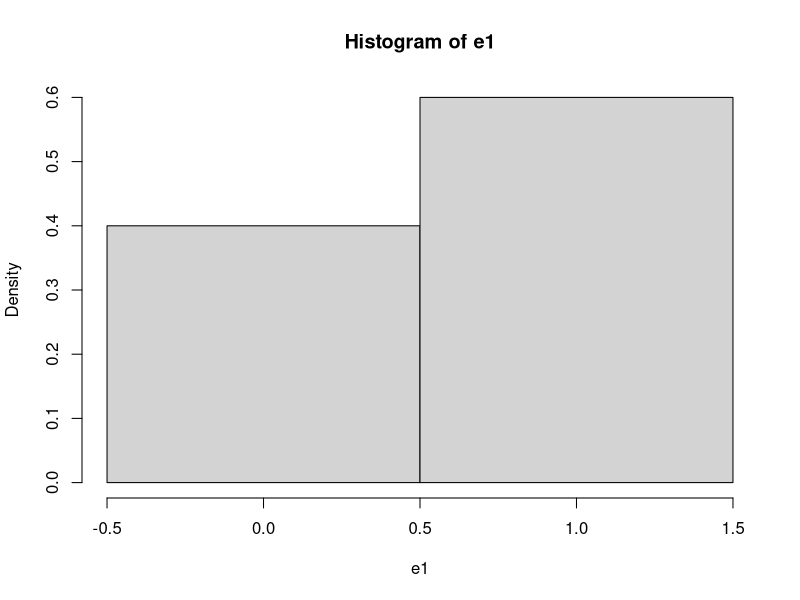
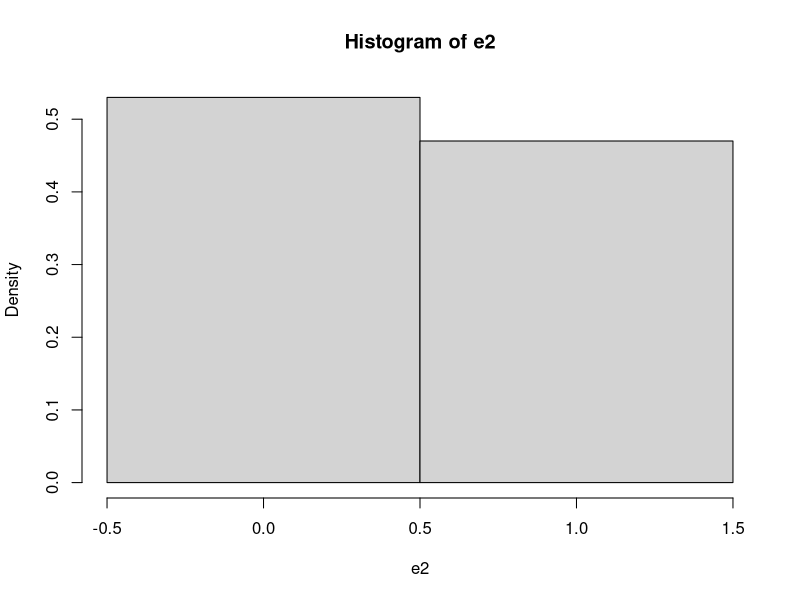
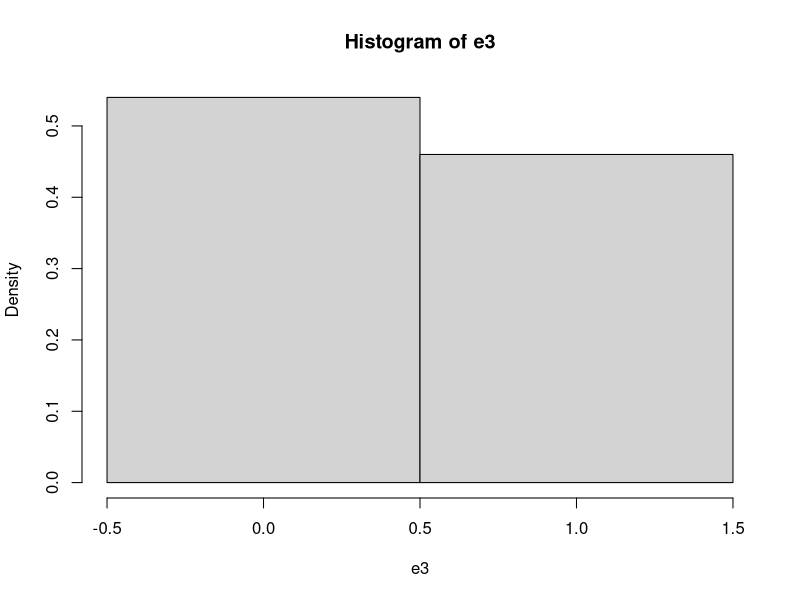
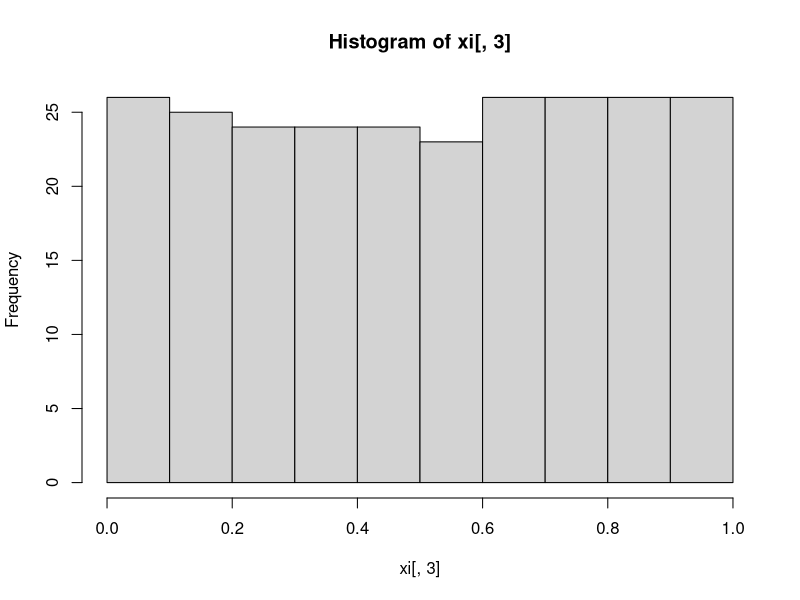
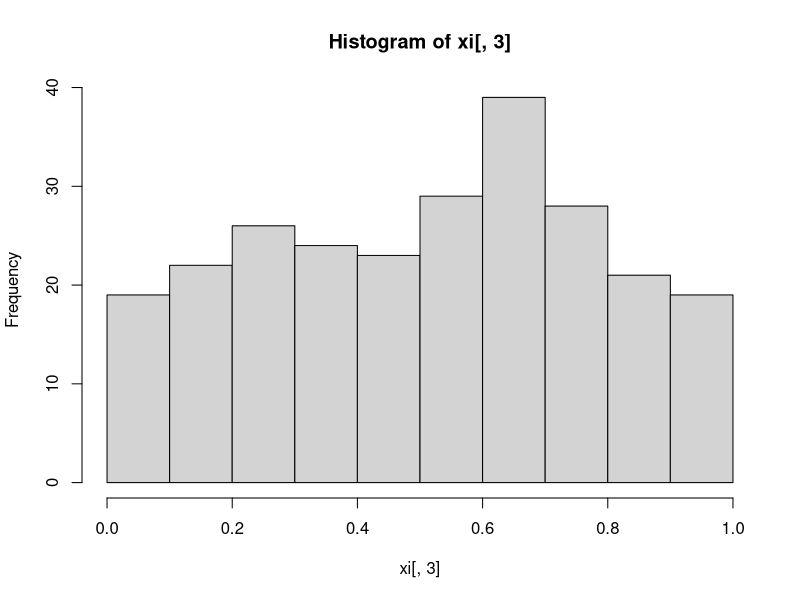
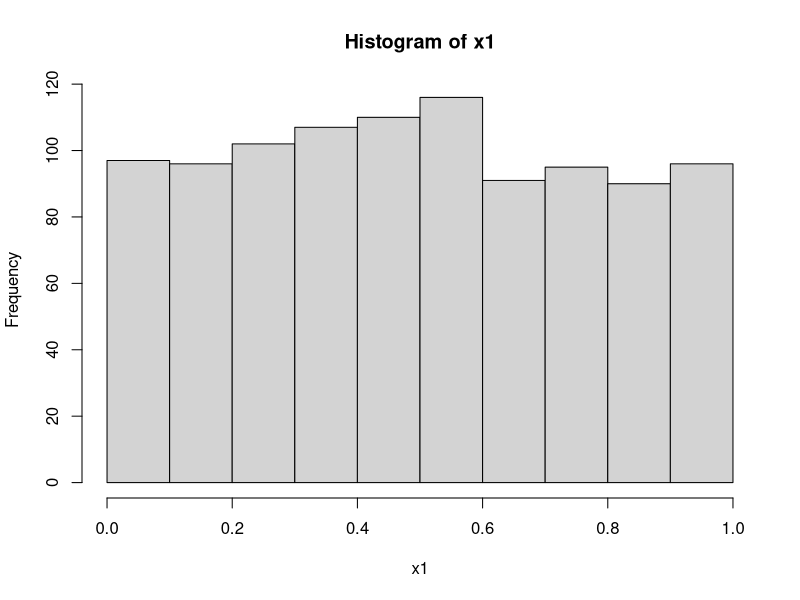

Recreate these plots in R, in order. (Note: this script raises an error after producing the figures.)
## ---- chunk 1
#                      -=( Install & Load Package Function )=-
install_load <- function (package1, ...)  {   

   # convert arguments to vector
   packages <- c(package1, ...)

   # start loop to determine if each package is installed
   for(package in packages){

       # if package is installed locally, load
       if(package %in% rownames(installed.packages()))
          do.call('library', list(package))

       # if package is not installed locally, download, then load
       else {
          install.packages(package)
          do.call("library", list(package))
       }
   } 
}

install_load("MASS")

path <- function() gsub  ( "\\\\",  "/",  readClipboard ()  )
#Copy path, Panggil function di console
#Copy r path, paste ke var yang diinginkan
## ---- chunk 2
require("knitr")
opts_knit$set(root.dir = "C:/Users/Fathan/Documents/Obsidian Vault/2. Kuliah/Smt 6/1. Metode Simulasi dan Resampling")
## ---- chunk 3
FlipCoin <- function(n) sample(0:1, n, rep=T) 
n <- 10
e1 <- FlipCoin(n) 
e1 
## ---- chunk 4
cat("Banyaknya tail :", sum(e1==0), "dan Peluangnya :", sum(e1==0)/n,
    "\nBanyaknya head :", sum(e1==1), "dan Peluangnya :", sum(e1==1)/n)
## ---- chunk 5
hist(e1,breaks=c(-0.5, 0.5, 1.5), prob=T) 
## ---- chunk 6
#Menggunakan function sebelumnya
n <- 28 
gb <- FlipCoin(n)
gb

g = 0; b=0; B=0
for(i in 1:n){
  if(gb[i] == 1){
    g <- g+1
    b <- 0
  } else{
    b <- b+1
  }
  
  if(b==4){
    B <- B+1
    b <- 0
  }
}

cat("Banyaknya anak perempuan :", g,
    "\nBanyaknya 4 anak tanpa perempuan :", B, 
    "\nPeluangnya :", g/(g+B))
## ---- chunk 7
RollDie <- function(n) sample(1:6, n, rep=T)
n <- 50
d1 <- RollDie(n)
d1
## ---- chunk 8
cat("Banyaknya tail :", sum(d1==3), "dan Frekuensi Relatifnya :", sum(d1==3)/n)
## ---- chunk 9
n <- 100
e2 <- FlipCoin(n) 
cat("Banyaknya tail :", sum(e2==0), "dan Frekuensi Relatifnya :", sum(e2==0)/n,
    "\nBanyaknya head :", sum(e2==1), "dan Frekuensi Relatifnya :", sum(e2==1)/n)
## ---- chunk 10
hist(e2, breaks=c(-0.5, 0.5, 1.5), prob=T)
## ---- chunk 11
n <- 500
e3 <- FlipCoin(n) 
cat("Banyaknya tail :", sum(e3==0), "dan Peluangnya :", sum(e3==0)/n,
    "\nBanyaknya head :", sum(e3==1), "dan Peluangnya :", sum(e3==1)/n)
## ---- chunk 12
hist(e3, breaks=c(-0.5, 0.5, 1.5), prob=T)
## ---- chunk 13
Dice <- function(n){
  d <- RollDie(n)
  rolls <- numeric(0)
  for(i in 1:6) rolls = c(rolls, sum(d==i)/n)
return(rolls)
}

RollingDice <- data.frame(
  rolls.200 = Dice(200),
  rolls.1000 = Dice(1000)
) 
rownames(RollingDice) <- paste0("RF.", 1:6)
print(RollingDice)
## ---- chunk 14
x0 <-78 
n <- 250
a <- 1598
b <- 17
m <- 1000

xi <- matrix (NA , n, 3 )
colnames (xi) <-c( "aX(i-1)+b", "Xi", "Ui") 
for  (i in 1 :n){
  xi[i,1] <- (a * x0 + b) 
  xi[i,2] <- xi[i, 1]%%m 
  xi[i,3] <- xi[i, 2]/m 
  x0 <- xi[i,2]
}
hist(xi[,3])

cbind("i"=1:20,    "Xi"=xi[1:20,2], 
      "i"=101:120, "Xi"=xi[101:120,2], 
      "i"=201:220, "Xi"=xi[201:220,2])
## ---- chunk 15
x0 <-73 
n <- 250
a <- 17
b <- 7
m <- 1024

xi <- matrix (NA , n, 3 )
colnames (xi) <-c( "aX(i-1)+b", "Xi", "Ui") 
for  (i in 1 :n){
  xi[i,1] <- (a * x0 + b) 
  xi[i,2] <- xi[i, 1]%%m 
  xi[i,3] <- xi[i, 2]/m 
  x0 <- xi[i,2]
}
hist(xi[,3])

cbind("i"=1:20,    "Xi"=xi[1:20,2], 
      "i"=101:120, "Xi"=xi[101:120,2], 
      "i"=201:220, "Xi"=xi[201:220,2])
## ---- chunk 16
n <- 1000
x1 <- 0.9
for(i in 2:n) x1[i] <- (pi + x1[i-1])^5%%1

hist(x1)

cbind("i"=1:20,    "Xi"=xi[1:20,2], 
      "i"=101:120, "Xi"=xi[101:120,2], 
      "i"=201:220, "Xi"=xi[201:220,2])
## ---- chunk 17
install_load('readxl','dplyr','kableExtra','DT')
raw.data <- read_xlsx("Data pert 2.xlsx")
data <- raw.data
## ---- chunk 18
i <- 1000
p <- .65
X <- runif(i)
Y <- NULL
for (z in 1:i) ifelse (X[z] <= p, Y[z] <- 1, Y[z] <- 0)
(tabel <- table(Y)/length(Y))
barplot(tabel, main="Bernoulli")

i <- 1000
p <- .65
X <- runif(i)
Y <- (X <= p)+0
(tabel <- table(Y)/length(Y))
barplot(tabel, main="Bernoulli")
## ---- chunk 19
i <- 1000 
N <- 4
X <- runif(i) 
DU <- NULL
for (z in 1:i){
  if (X[z]<=1/N) DU[z]<-1
    else if (X[z]<=2/N) DU[z]<-2  
    else if (X[z]<=3/N) DU[z]<-3
  else DU[z] <- 4 
}
(tabel <- table(DU)/length(DU)) 
barplot(tabel, main="Seragam Diskret")


i <- 1000 
N <- 4
X <- runif(i)
DU <- as.numeric(cut(X, breaks=c(0, 1/N, 2/N, 3/N, 1),  
include.lowest = T))
(tabel <- table(DU)/length(DU)) 
barplot(tabel, main="Seragam Diskret")
i <- 1000  
N <- 4
X <- runif(i)
DU <- 1 +floor(N*X)
(tabel <- table(DU)/length(DU))  
barplot(tabel, main="Seragam Diskret")
## ---- chunk 20
#Binomial (5,0.65) 
i <- 1000
n <- 5  
p <- .65
Binom <- NULL  
for (z in 1:i){
  m <- 0
  for (k in 1:n){
    y <- (runif(1) <= p) +0  
    m <- m+y
  }
  Binom[z] <- m 
}
(tabel <- table(Binom)/length(Binom))  
barplot(tabel, main="Binomial")

#Binomial (3,0.5)  
i <- 1000
X <- runif(i)
Binom <- as.numeric(cut(X, breaks=c(0, 1/8, 4/8, 7/8, 1),  
include.lowest = T)) -1
(tabel <- table(Binom)/length(Binom)) 
barplot(tabel, main="Binomial")
## ---- chunk 21
set.seed(123)
geom <- rgeom(1000, prob = 0.2)

cat("Geometric Distribution (p = 0.2):\n")
head(geom)
hist(geom)
## ---- chunk 22
nbinom <- rnbinom(1000, size = 5, prob = 0.3)

cat("\nNegative Binomial Distribution (size = 5, prob = 0.3):\n")
head(nbinom)
hist(nbinom)
## ---- chunk 23
i <- 1000
lambda <- 3 
U <- runif(i)
X <- -log(U)/lambda  
hist(X)
## ---- chunk 24
#Gamma(α=5,β=3)  
i <- 1000
lambda <- 3 
alpha <- 5
U <- log(runif(i*alpha))  
Um <- matrix(U, i)
Y <- apply(Um, 1, sum) 
Gama <- -Y/lambda  
hist(Gama)
## ---- chunk 25
#chi-square(10)  
i <- 1000
lambda <- 2 
alpha <- 5
U <- log(runif(i*alpha))  
Um <- matrix(U, i)
Y <- apply(Um, 1, sum) 
chi <- -Y/lambda  
hist(chi)

#chi-square(11)  
i <- 1000
lambda <- 2 
alpha <- 5
U <- log(runif(i*alpha))  
Um <- matrix(U, i)
Y <- apply(Um, 1, sum) 
chi <- -Y/lambda
chi <- chi +(rnorm(i))^2  
hist(chi)
## ---- chunk 26
#Poisson(1) melalui ekponensial  
i <- 1000
lambda <- 1  
K <- NULL
for (z in 1:i){ 
  sk <- 0  
  k <- 0
  while (sk<=1){
    u <- runif(1)
    y <- -log(u)/lambda 
    sk <- y+sk
    k <- k+1 
  }
  K[z] <- k-1 
}
(tabel <- table(K)/length(K)) 
barplot(tabel)

#Poisson(1) melalui seragam  
i <- 1000
lambda <- 1  
K <- NULL
for (z in 1:i){ 
  k <- 0
  sk <- 1
  while(sk >= exp(-lambda)){  
    u <- runif(1)
    sk <- sk*u 
    k <- k+1
  } 
  K[z] <- k
}
(tabel <- table(K)/length(K)) 
barplot(tabel)
## ---- chunk 27
#Membangkitkan Data Gamma(5,1) 
set.seed(123)
X=rgamma(100,5,scale = 1) 
head(X)
plot(density(X))
## ---- chunk 28
set.seed(15)
k<-1000 # ulangan

n<-10 #banyak sampel
x11<-matrix(rnorm(n*k),k) #bangkitkan sampel
hist(x11)
x11<-apply(x11,1,mean) #simpan rataan
hist(x11, main = "Sebaran Percontohan Normal 10 Sampel")
mean(x11); var(x11)
## ---- chunk 29
set.seed(15)
k<-1000 # ulangan

n<-30 #banyak sampel
x12<-matrix(rnorm(n*k),k) #bangkitkan sampel
hist(x12)

x12<-apply(x12,1,mean) #simpan rataan
hist(x12, main = "Sebaran Percontohan Normal 30 Sampel")
mean(x12); var(x12)
## ---- chunk 30
set.seed(15)
k<-1000 # ulangan

n<-100 #banyak sampel
x13<-matrix(rnorm(n*k),k) #bangkitkan sampel
hist(x13)
x13<-apply(x13,1,mean) #simpan rataan
hist(x13, main = "Sebaran Percontohan Normal 100 Sampel")
mean(x13); var(x13)
## ---- chunk 31
set.seed(15)
k<-1000 # ulangan

n<-10 #banyak sampel
x21<-matrix(rexp(n*k),k) #bangkitkan sampel
hist(x21)

x21<-apply(x21,1,mean) #simpan rataan
hist(x21, main = "Sebaran Percontohan Eksponensial 10 Sampel")
mean(x21); var(x21)
## ---- chunk 32
set.seed(15)
k<-1000 # ulangan

n<-30 #banyak sampel
x22<-matrix(rexp(n*k),k) #bangkitkan sampel
hist(x22)
x22<-apply(x22,1,mean) #simpan rataan
hist(x22, main = "Sebaran Percontohan Eksponensial 30 Sampel") 
mean(x22); var(x22)
## ---- chunk 33
set.seed(15)
k<-1000 # ulangan

n<-100 #banyak sampel
x23<-matrix(rexp(n*k),k) #bangkitkan sampel
hist(x23)
x23<-apply(x23,1,mean) #simpan rataan
hist(x23, main = "Sebaran Percontohan Eksponensial 100 Sampel")
mean(x23); var(x23)
## ---- chunk 34
set.seed(15)
k<-1000 # ulangan

n<-10 #banyak sampel
x31<-matrix(runif(n*k),k) #bangkitkan sampel
hist(x31)
x31<-apply(x31,1,mean) #simpan rataan
hist(x31, main = "Sebaran Percontohan Seragam 10 Sampel")
mean(x31); var(x31)
## ---- chunk 35
set.seed(15)
k<-1000 # ulangans

n<-30 #banyak sampel
x32<-matrix(runif(n*k),k) #bangkitkan sampel
hist(x32)
x32<-apply(x32,1,mean) #simpan rataan
hist(x32, main = "Sebaran Percontohan Seragam 30 Sampel")
mean(x32); var(x32)
## ---- chunk 36
set.seed(15)
k<-1000 # ulangan

n<-100 #banyak sampel
x33<-matrix(runif(n*k),k) #bangkitkan sampel
hist(x33)
x33<-apply(x33,1,mean) #simpan rataan
hist(x33, main = "Sebaran Percontohan Seragam 100 Sampel")
mean(x33); var(x33)
## ---- chunk 37
par(mfrow=c(3,3))
hist(x11, main = "Normal 10 Sampel",xlim = c(-2,2));hist(x12, main = "Normal 30 Sampel",xlim = c(-2,2));hist(x13, main = "Normal 100 Sampel",xlim = c(-2,2));
hist(x21, main = "Eksponensial 10 Sampel",xlim = c(0,2));hist(x22, main = "Eksponensial 30 Sampel",xlim = c(0,2));hist(x23, main = "Eksponensial 100 Sampel",xlim = c(0,2));
hist(x31, main = "Seragam 10 Sampel",xlim = c(0,1));hist(x32, main = "Seragam 30 Sampel",xlim = c(0,1));hist(x33, main = "Seragam 100 Sampel",xlim = c(0,1))
## ---- chunk 38
set.seed(15)
k<-1000 # ulangan

n<-10 #banyak sampel
x21<-matrix(rexp(n*k),k) #bangkitkan sampel
hist(x21)
x21<-apply(x21,1,mean) #simpan rataan
hist(x21, main = "Sebaran Percontohan Eksponensial 10 Sampel")
mean(x21); var(x21)
## ---- chunk 39
k <- 1000
n <- 10
set.seed(14)
y1<-rexp(n*k)

set.seed(14)
coba<-matrix(rexp(n*k), k)
hist(y1)
hist(coba)
## ---- chunk 40
y1<-rnorm(1000000)
coba<-matrix(rexp(1000000), 10000)

y2<-rexp(1000000)
y3<-runif(1000000)
hist(y1, main = "Populasi Terhingga Normal")

hist(y2, main = "Populasi Terhingga Eksponensial")

hist(y3, main = "Populasi Terhingga Uniform")
## ---- chunk 41
k<-1000
n<-10
z11<-matrix(sample(y1, n*k),k)
z21<-matrix(sample(y2,n*k),k)
z31<-matrix(sample(y3,n*k),k)
z11<-apply(z11,1,mean)
z21<-apply(z21,1,mean)
z31<-apply(z31,1,mean)
hist(z11)

hist(z21)

hist(z31)
## ---- chunk 42
meandata10 = (c(mean(z11),mean(z21),mean(z31)))
vardata10 = (c(var(z11),var(z21),var(z31)))
normal10 = data.frame("Mean" = meandata10, "Var" = vardata10, row.names = c("Normal","Eksponensial","Seragam"))
print(normal10)
## ---- chunk 43
k<-1000
n<-30
z12<-matrix(sample(y1,n*k),k)
z22<-matrix(sample(y2,n*k),k)
z32<-matrix(sample(y3,n*k),k)
z12<-apply(z12,1,mean)
z22<-apply(z22,1,mean)
z32<-apply(z32,1,mean)
hist(z12)

hist(z22)

hist(z32)
## ---- chunk 44
meandata30 = (c(mean(z12),mean(z22),mean(z32)))
vardata30 = (c(var(z12),var(z22),var(z32)))
normal30 = data.frame("Mean" = meandata30, "Var" = vardata30, row.names = c("Normal","Eksponensial","Seragam"))
print(normal30)
## ---- chunk 45
k<-1000
n<-100
z13<-matrix(sample(y1,
n*k),k)
z23<-matrix(sample(y2,
n*k),k)
z33<-matrix(sample(y3,
n*k),k)
z13<-apply(z13,1,mean)
z23<-apply(z23,1,mean)
z33<-apply(z33,1,mean)
hist(z13)

hist(z23)

hist(z33)
## ---- chunk 46
meandata100 = (c(mean(z13),mean(z23),mean(z33)))
vardata100 = (c(var(z13),var(z23),var(z33)))
normal100 = data.frame("Mean" = meandata100, "Var" = vardata100, row.names = c("Normal","Eksponensial","Seragam"))
print(normal100)
## ---- chunk 47
par(mfrow=c(3,3))
hist(z11, main = "Normal 10 Sampel",xlim = c(-2,2));hist(z12, main = "Normal 30 Sampel",xlim = c(-2,2));hist(z13, main = "Normal 100 Sampel",xlim = c(-2,2));
hist(z21, main = "Eksponensial 10 Sampel",xlim = c(0,2));hist(z22, main = "Eksponensial 30 Sampel",xlim = c(0,2));hist(z23, main = "Eksponensial 100 Sampel",xlim = c(0,2));
hist(z31, main = "Seragam 10 Sampel",xlim = c(0,1));hist(z32, main = "Seragam 30 Sampel",xlim = c(0,1));hist(z33, main = "Seragam 100 Sampel",xlim = c(0,1))
## ---- chunk 48
k<-1000 # ulangan
n<-5 #banyak sampel
par(mfrow=c(2,3))

set.seed(15)
y21<-matrix(-rexp(n*k),k) #bangkitkan sampel
hist(y21)

n<-50 #banyak sampel
set.seed(15)
y22<-matrix(-rexp(n*k),k) #bangkitkan sampel
hist(y22)

n<-500 #banyak sampel
set.seed(15)
y23<-matrix(-rexp(n*k),k) #bangkitkan sampel
hist(y23)


yy23<-apply(y23,1,mean) #simpan rataan
hist(yy23, main = "Sebaran Percontohan Eksponensial Negatif 500 Sampel")

yy21<-apply(y21,1,mean) #simpan rataan
hist(yy21, main = "Sebaran Percontohan Eksponensial Negatif 5 Sampel")

yy22<-apply(y22,1,mean) #simpan rataan
hist(yy22, main = "Sebaran Percontohan Eksponensial Negatif 50 Sampel")
## ---- chunk 49
k<-1000 # ulangan
n<-5 #banyak sampel
par(mfrow=c(2,3))

set.seed(15)
y21<-matrix(rnorm(n*k),k) #bangkitkan sampel
hist(y21)

n<-50 #banyak sampel
set.seed(15)
y22<-matrix(rnorm(n*k),k) #bangkitkan sampel
hist(y22)

n<-500 #banyak sampel
set.seed(15)
y23<-matrix(rnorm(n*k),k) #bangkitkan sampel
hist(y23)


yy23<-apply(y23,1,mean) #simpan rataan
hist(yy23, main = "Sebaran Percontohan Normal 500 Sampel")

yy21<-apply(y21,1,mean) #simpan rataan
hist(yy21, main = "Sebaran Percontohan Normal 5 Sampel")

yy22<-apply(y22,1,mean) #simpan rataan
hist(yy22, main = "Sebaran Percontohan Normal 50 Sampel")
## ---- chunk 50
k<-1000 # ulangan
n<-5 #banyak sampel
par(mfrow=c(2,3))

set.seed(15)
y21<-matrix(rexp(n*k),k) #bangkitkan sampel
hist(y21)

n<-50 #banyak sampel
set.seed(15)
y22<-matrix(rexp(n*k),k) #bangkitkan sampel
hist(y22)

n<-500 #banyak sampel
set.seed(15)
y23<-matrix(rexp(n*k),k) #bangkitkan sampel
hist(y23)


yy23<-apply(y23,1,mean) #simpan rataan
hist(yy23, main = "Sebaran Percontohan Eksponensial 500 Sampel")

yy21<-apply(y21,1,mean) #simpan rataan
hist(yy21, main = "Sebaran Percontohan Eksponensial 5 Sampel")

yy22<-apply(y22,1,mean) #simpan rataan
hist(yy22, main = "Sebaran Percontohan Eksponensial 50 Sampel")
## ---- chunk 51
k<-1000 # ulangan
n<-5 #banyak sampel
par(mfrow=c(2,3))

set.seed(15)
y21<-matrix(runif(n*k),k) #bangkitkan sampel
hist(y21)

n<-50 #banyak sampel
set.seed(15)
y22<-matrix(runif(n*k),k) #bangkitkan sampel
hist(y22)

n<-500 #banyak sampel
set.seed(15)
y23<-matrix(runif(n*k),k) #bangkitkan sampel
hist(y23)


yy23<-apply(y23,1,mean) #simpan rataan
hist(yy23, main = "Sebaran Percontohan Seragam 500 Sampel")

yy21<-apply(y21,1,mean) #simpan rataan
hist(yy21, main = "Sebaran Percontohan Seragam 5 Sampel")

yy22<-apply(y22,1,mean) #simpan rataan
hist(yy22, main = "Sebaran Percontohan Seragam 50 Sampel")
## ---- chunk 52
n = 10
k = 1000 #ulangan
set.seed(503)
populasi = runif(k, min = -2, max = 0.8) 
miu      = mean(populasi)
sigma2   = var(populasi)*(100-1)/100

sampel   = matrix(NA,k,n)
for (i in 1:k) sampel[i,] = sample (populasi,n)
xbar     = apply (sampel,1,mean)
s2       = apply(sampel,1,var)
E.xbar   = mean(xbar)
E.s2     = mean(s2)

par(mfrow=c(1,2))
hist(populasi); hist(sampel)

hasil = data.frame( "."  = c("populasi","E(sampel)"), 
                    mean   = c(miu, E.xbar), 
                    varian = c(sigma2, E.s2))
hasil
## ---- chunk 53
n = 10 #ukuran contoh
k = 1000 #ulangan
beta       = c(15, 45) # beta_0 = 15 dan beta_1 = 45
sigmaerror = 3

betaduga   = matrix(NA,k,2)
for (i in 1:k){
  x = runif(n)*10
  epsilon = rnorm(n,0,sqrt(sigmaerror))
  X = cbind(1,x)
  y = X %*% beta + epsilon
  betaduga[i,] = solve (t(X) %*% X) %*% (t(X) %*% y)
}

rataanbetaduga = apply(betaduga,2,mean)
names(rataanbetaduga) = c("bo","b1")
rataanbetaduga
## ---- chunk 54
n    = 50
k    = 100 #ulangan
alpha  = 0.005
mu   = 50
std  = 10

set.seed(503)
sampel = matrix(rnorm(n*k,mu,std),k)
xbar = apply(sampel,1,mean)
s    = apply(sampel,1,sd)
SE   = s/sqrt(n)
z    = qnorm(1-alpha/2)
SK   = (xbar-z*SE < mu & mu < xbar+z*SE)

sum(SK)/k #proporsi banyaknya SK yang memuat mu
## ---- chunk 55
matplot(rbind (xbar-z*SE, xbar+z*SE), rbind(1:k,1:k), col=ifelse(SK,"blue","red"), type = "l", lty = 1,main='Selang Kepercayaan', xlab='SK', ylab='banyak ulangan')
abline(v=mu)
